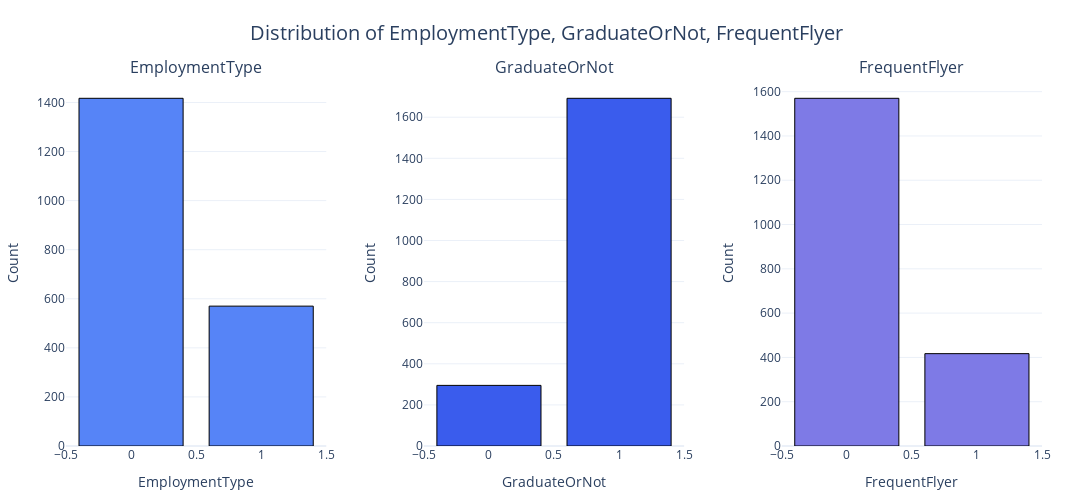

The code cell stored with this chart in its notebook:
### Markdown cell above
### Age

- **Distribution**: The age distribution shows a significant concentration around 30 years.
- **Range**: Ages in the dataset range from 25 to 35 years.
- **Observations**: There is a noticeable peak at age 30, indicating a higher number of individuals in this age group.

### Family Members

- **Distribution**: The distribution of family members shows a central peak.
- **Range**: Family sizes range from 2 to 9 members.
- **Observations**: Most individuals have 4 to 6 family members, with 4 being the most common family size.

### Annual Income (Euro)

- **Distribution**: The annual income distribution is quite spread out with multiple peaks.
- **Range**: Annual incomes range from approximately 4,400 to 20,000 Euros.
- **Observations**: The data shows several peaks, particularly around 5,000, 10,000, and 15,000 Euros, indicating diverse income levels among the individuals.

Now we can move to bar charts for our categorical features.

### Code cell
plot_combined_bar_charts(
    travel_df, categorical_features_one, save_path="images/combined_bar_charts1.png"
)

### Figure 1 — Plotly figure (JSON) as saved in the notebook; plotly's stock layout.template omitted (floating-point values rounded to 4 significant figures)
{"data": [{"marker": {"color": "#5684F7", "line": {"color": "#000000", "width": 1}}, "name": "EmploymentType", "type": "bar", "x": [0, 1], "xaxis": "x", "y": [1417, 570], "yaxis": "y"}, {"marker": {"color": "#3A5CED", "line": {"color": "#000000", "width": 1}}, "name": "GraduateOrNot", "type": "bar", "x": [1, 0], "xaxis": "x2", "y": [1692, 295], "yaxis": "y2"}, {"marker": {"color": "#7E7AE6", "line": {"color": "#000000", "width": 1}}, "name": "FrequentFlyer", "type": "bar", "x": [0, 1], "xaxis": "x3", "y": [1570, 417], "yaxis": "y3"}], "layout": {"annotations": [{"font": {"size": 16}, "showarrow": false, "text": "EmploymentType", "x": 0.1333, "xanchor": "center", "xref": "paper", "y": 1, "yanchor": "bottom", "yref": "paper"}, {"font": {"size": 16}, "showarrow": false, "text": "GraduateOrNot", "x": 0.5, "xanchor": "center", "xref": "paper", "y": 1, "yanchor": "bottom", "yref": "paper"}, {"font": {"size": 16}, "showarrow": false, "text": "FrequentFlyer", "x": 0.8667, "xanchor": "center", "xref": "paper", "y": 1, "yanchor": "bottom", "yref": "paper"}], "height": 500, "margin": {"b": 50, "l": 50, "r": 50, "t": 80}, "showlegend": false, "title": {"font": {"size": 20}, "text": "Distribution of EmploymentType, GraduateOrNot, FrequentFlyer", "x": 0.5}, "width": 1200, "xaxis": {"anchor": "y", "domain": [0, 0.2667], "title": {"font": {"size": 14}, "text": "EmploymentType"}}, "xaxis2": {"anchor": "y2", "domain": [0.3667, 0.6333], "title": {"font": {"size": 14}, "text": "GraduateOrNot"}}, "xaxis3": {"anchor": "y3", "domain": [0.7333, 1], "title": {"font": {"size": 14}, "text": "FrequentFlyer"}}, "yaxis": {"anchor": "x", "domain": [0, 1], "title": {"font": {"size": 14}, "text": "Count"}}, "yaxis2": {"anchor": "x2", "domain": [0, 1], "title": {"font": {"size": 14}, "text": "Count"}}, "yaxis3": {"anchor": "x3", "domain": [0, 1], "title": {"font": {"size": 14}, "text": "Count"}}}}
